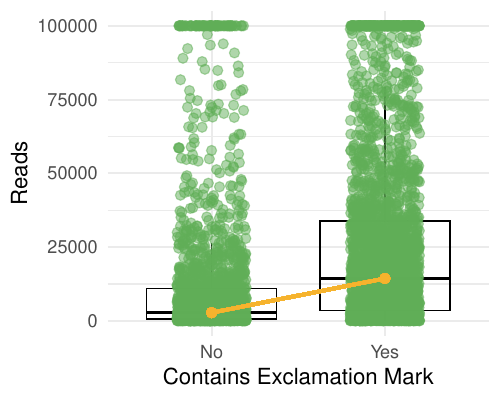

The script that saved this image:
library(ggplot2)
factor_exclamation <- read.csv("factor_exclamation.csv")
factor_exclamation$is_exc_point <- as.factor(factor_exclamation$is_exc_point)

medians <- aggregate(read_num ~ is_exc_point, data = factor_exclamation, median)

ggplot(factor_exclamation, aes(x = is_exc_point, y = read_num)) +
  geom_boxplot(aes(fill = is_exc_point), alpha = 0, color = "black") + 
  geom_jitter(color = "#60AE57", width = 0.2, alpha = 0.5, size = 3, stroke = 0.6) + # 散点
  labs(x = "Contains Exclamation Mark", y = "Reads") +
  scale_x_discrete(
    labels = c("1" = "Yes", "0" = "No")  
  ) +
  geom_segment(
    aes(
      x = 1, xend = 2,  
      y = medians$read_num[medians$is_exc_point == "0"],
      yend = medians$read_num[medians$is_exc_point == "1"] 
    ),
    color = "#F6B32D", 
    size = 1.2 
  ) +
  geom_point(
    aes(x = 1, y = medians$read_num[medians$is_exc_point == "0"]),
    color = "#F6B32D", size = 3
  ) +
  geom_point(
    aes(x = 2, y = medians$read_num[medians$is_exc_point == "1"]),
    color = "#F6B32D", size = 3
  ) +
  theme_minimal(base_size = 16) +
  theme(legend.position = "none") 

ggsave("./factor_exclamation.pdf", width = 5, height = 4, device = "pdf")
